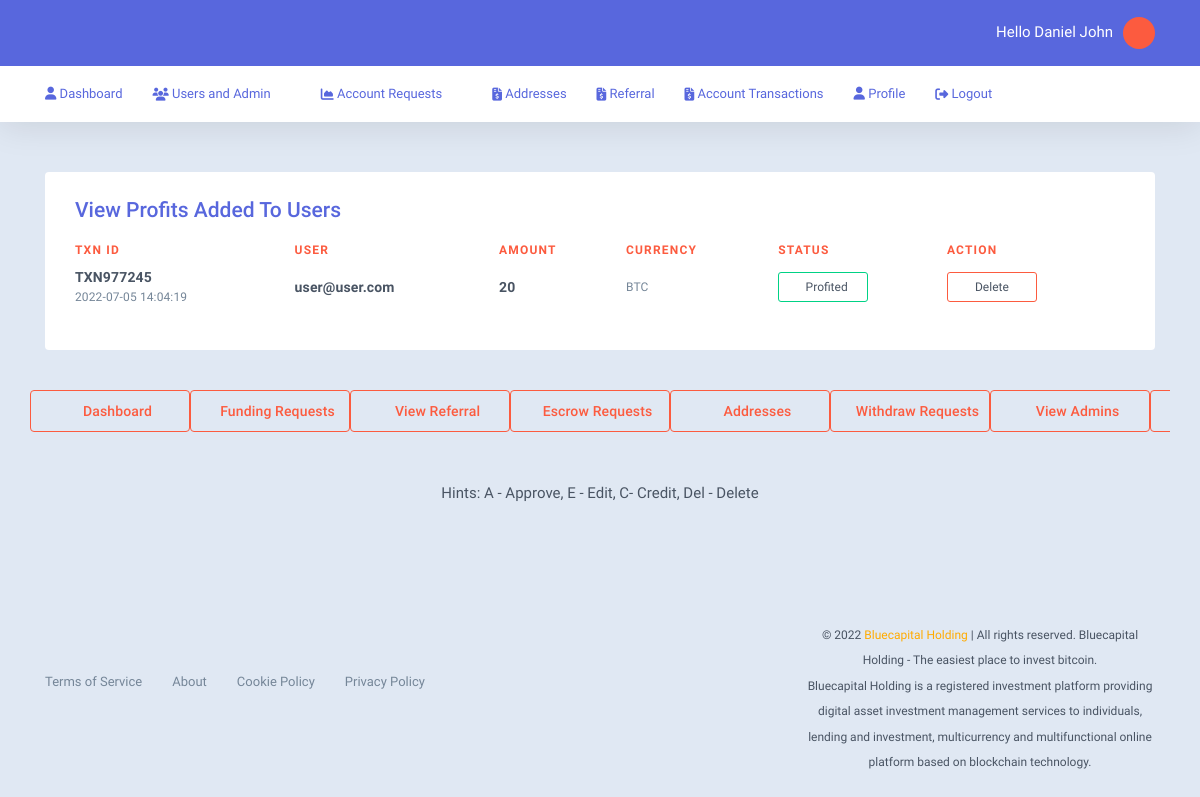
/user/admin/view-profits.php (signed in), run on the app's committed database.
### tables this page shows
CREATE TABLE `users` (
  `id_no` int(11) NOT NULL,
  `firstname` varchar(255) DEFAULT NULL,
  `lastname` varchar(255) DEFAULT NULL,
  `user_email` varchar(255) NOT NULL,
  `user_pass` varchar(255) NOT NULL,
  `address` varchar(255) DEFAULT NULL,
  `city` varchar(255) DEFAULT NULL,
  `country` varchar(255) DEFAULT NULL,
  `phone` varchar(55) DEFAULT NULL,
  `photo` varchar(255) DEFAULT NULL,
  `affid` int(255) DEFAULT NULL,
  `reg_date` date NOT NULL DEFAULT current_timestamp()
);

CREATE TABLE `profit` (
  `id_no` int(3) NOT NULL,
  `user_email` varchar(255) DEFAULT NULL,
  `ptxn` varchar(255) DEFAULT NULL,
  `currency` varchar(255) DEFAULT NULL,
  `amount` varchar(255) DEFAULT NULL,
  `date_approved` datetime DEFAULT current_timestamp()
);

### user/config.php (called while the page is built, shortened)
<?php
include "session.php";
$con = new mysqli(SERVER,USER,PASS,DB);
if(isset($_SESSION['email']) && $_SESSION['email']!==null){
$sql_profile = "SELECT * FROM `users` WHERE `user_email`='$session_email'";
$sql_exec = $con->query($sql_profile);
foreach($sql_exec as $info){extract($info);
}
$sql_profit = "SELECT * FROM `profit`";
$sql_profit_exec = $con->query($sql_profit);
}
?>

### user/function.php (called while the page is built, shortened)
<?php
require_once('config.php');
?>

### user/admin/view-profits.php (the view, shortened to what this page needs)
<?php
include('../function.php');
?>
<?php include('header.php'); ?>
<body class="page-user">
<?php include('nav.php'); ?>
<div>
  <div class="page-content">
      <div class="container">
            <div class="card content-area">
                                <div class="card-innr table-responsive">
                    <div class="card-head">
                        <h4 class="card-title">View Profits Added To Users</h4>
                    </div>
                                <table class="data-table table table-hover dt-init user-tnx">
                        <thead>
                            <tr class="data-item data-head">
                                <th class="data-col dt-tnxno">Txn ID</th>
                                 <th class="data-col dt-tnxno">User</th>
                                <th class="data-col dt-amount">Amount</th>
                                <th class="data-col dt-account">Currency</th>
                              <th class="data-col dt-type">
                                    <div class="dt-type-text">Status</div>
                                </th>
                                <th class="data-col data-actions">
                                    <div class="dt-type-text">Action</a></div>
                                </th>
                            </tr>
                        </thead>
                        <tbody>
                            <?php
                           $sql_profit_select = "SELECT * FROM `profit`";
                            $sql_profit_select_exec = $con->query($sql_profit_select);
                            foreach($sql_profit_select_exec as $profitInfo){extract($profitInfo);?>
                                                        <tr class="data-item">
                                <td class="data-col dt-tnxno">
                                    <div class="d-flex align-items-center">
                                            <div class="fake-class">
                                        <span class="lead tnx-id"><?php if(isset($ptxn) && $ptxn!==null){echo $ptxn;}?></span>
                                            <span class="sub sub-date"><?php if(isset($date_approved) && $date_approved!==null){echo $date_approved;}?></span>
                                        </div>
                                    </div>
                                </td>
                                <td class="data-col dt-token">
                                    <span class="lead token-amount"><?php if(isset($profitInfo['user_email']) && $profitInfo['user_email']!==null){echo $profitInfo['user_email'];}?></span>
                                </td>
                                <td class="data-col dt-token">
                                    <span class="lead token-amount"><?php if(isset($profitInfo['amount']) && $profitInfo['amount']!==null){echo $profitInfo['amount'];}?></span></td>
                                    <td class="data-col dt-token">
                                    <span class="sub sub-symbol"><?php if(isset($profitInfo['currency']) && $profitInfo['currency']!==null){echo strtoupper($profitInfo['currency']);}?></span>
                                </td>
                                <td class="data-col dt-type">
                    <?php if(isset($date_approved)&&isset($profitInfo['amount'])&&isset($profitInfo['currency'])){echo "<span class='dt-type-md badge badge-outline badge-success badge-md'>Profited</span>";}?>
                                                </td>
                        <td class="data-col dt-type">
                            <a name="delete" href="user.php?dpa=<?= $ptxn; ?>" class="dt-type-md"><span class='badge badge-outline badge-primary badge-md'>Delete</span></a>
                        </td>
                            </tr>
                        <?php }?>
                                                    </tbody>
                    </table>
                </div>
                </div>
        </div>
  </div>
</div>
<?php include('footer-menu.php');?>
    <div class="footer-bar">
        <div class="container">
            <div class="row align-items-center justify-content-center">
                <div class="col-md-8">
                    <ul class="footer-links">
                        <li><a href="https://bluecapitalholding.com/docs/terms-of-use.php">Terms of Service</a></li>
        <li><a href="https://bluecapitalholding.com/docs/about.php">About</a></li>
        <li><a href="https://bluecapitalholding.com/docs/cookie-policy.php">Cookie Policy</a></li>
        <li><a href="https://bluecapitalholding.com/docs/privacy-policy.php">Privacy Policy</a></li>
                    </ul>
                </div>
                <div class="col-md-4 mt-2 mt-sm-0">
                    <div class="d-flex justify-content-between justify-content-md-end align-items-center guttar-25px pdt-0-5x pdb-0-5x">
                        <div class="copyright-text"><p style="padding:10px 0 !important;"><center><small>©&nbsp;<?= date('Y');?>&nbsp;<a href="#"><span class="orange">Bluecapital Holding</span></a> | All rights reserved.&nbsp;Bluecapital Holding - The easiest place to invest bitcoin.<br>Bluecapital Holding is a registered investment platform providing digital asset investment management services to individuals, lending and investment, multicurrency and multifunctional online platform based on blockchain technology.</small></center></p></div>
                    </div>
                </div>
            </div>
        </div>
    </div>
    </body>
    </html>

### user/admin/nav.php (shortened to what this page needs)
<div class="topbar-wrap">
       <div class="topbar is-sticky">
           <div class="container">
               <div class="d-flex justify-content-between align-items-center">
                   <ul class="topbar-nav">
                       <li class="topbar-nav-item relative"><span class="user-welcome d-none d-lg-inline-block">Hello&nbsp;<?php if(isset($firstname) && isset($lastname)){echo $firstname."&nbsp;".$lastname;}?></span><a class="toggle-tigger user-thumb" href="#"></a>
                       </li>
                   </ul>
               </div>
           </div>
       </div>
       <div class="navbar">
           <div class="container">
               <div class="navbar-innr">
                   <ul class="navbar-menu">
                       <li><a href="view-users.php"><span class="icon-s"><i class="fa fa-user"></i>&nbsp;Dashboard</a></li>
                       <li class="has-dropdown page-links-all">
                           <a class="drop-toggle" href="#"><i class="fa fa-users"></i>&nbsp;Users and Admin</a>
                       </li>
                       <li class="has-dropdown page-links-all">
                           <a class="drop-toggle" href="#"><i class="fa fa-chart-area"></i>&nbsp;Account Requests</a>
                       </li>
                       <li><a href="addresses.php"><i class="fa fa-file-invoice-dollar"></i>&nbsp;Addresses</a></li>
                       <li><a href="referral.php"><i class="fa fa-file-invoice-dollar"></i>&nbsp;Referral</a></li>
                        <li><a href="transactions.php"><i class="fa fa-file-invoice-dollar"></i>&nbsp;Account Transactions</a></li>
                     <li><a href="./edit-profile.php"><span class="icon-s"><i class="fa fa-user"></i>&nbsp;Profile</a></li>
                        <li><a href="../logout.php"><i class="fa fa-sign-out-alt"></i>&nbsp;Logout</a></li>
                   </ul>
               </div>
           </div>
       </div>
   </div>

### user/admin/header.php (style rules this page uses)
.topbar,.topbar-wrap,.is-sticky,.topbar.is-sticky { background-color:#5867dd !important; background-image:linear-gradient(45deg,#5867dd 0%, #5867dd 100%) !important; color:#fff !important; }
.token-info-sub,.card-title { color:#5867dd !important; }
.navbar-menu > li > a { color:#5867dd !important; }
a.drop-toggle::after { content:none !important; }
li > a:hover, .orange { color: #FFAB00 !important; }

### data on the page
users: firstname "Daniel", lastname "John"
profit: ptxn "TXN977245", date_approved "2022-07-05 14:04:19", user_email "user@user.com", amount "20", currency "BTC", shows "Profited"
